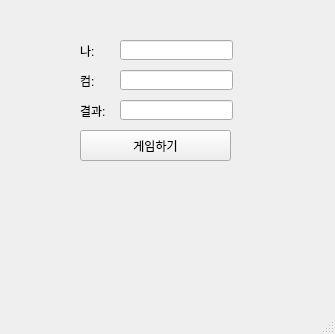
<?xml version="1.0" encoding="UTF-8"?>
<ui version="4.0">
 <class>MainWindow</class>
 <widget class="QMainWindow" name="MainWindow">
  <property name="geometry">
   <rect>
    <x>0</x>
    <y>0</y>
    <width>335</width>
    <height>334</height>
   </rect>
  </property>
  <property name="windowTitle">
   <string>MainWindow</string>
  </property>
  <widget class="QWidget" name="centralwidget">
   <widget class="QPushButton" name="btn">
    <property name="geometry">
     <rect>
      <x>80</x>
      <y>130</y>
      <width>151</width>
      <height>31</height>
     </rect>
    </property>
    <property name="text">
     <string>게임하기</string>
    </property>
   </widget>
   <widget class="QLabel" name="lbl">
    <property name="geometry">
     <rect>
      <x>80</x>
      <y>40</y>
      <width>31</width>
      <height>21</height>
     </rect>
    </property>
    <property name="text">
     <string>나:</string>
    </property>
   </widget>
   <widget class="QLineEdit" name="le_mine">
    <property name="geometry">
     <rect>
      <x>120</x>
      <y>40</y>
      <width>113</width>
      <height>20</height>
     </rect>
    </property>
   </widget>
   <widget class="QLineEdit" name="le_com">
    <property name="geometry">
     <rect>
      <x>120</x>
      <y>70</y>
      <width>113</width>
      <height>20</height>
     </rect>
    </property>
   </widget>
   <widget class="QLineEdit" name="le_result">
    <property name="geometry">
     <rect>
      <x>120</x>
      <y>100</y>
      <width>113</width>
      <height>20</height>
     </rect>
    </property>
   </widget>
   <widget class="QLabel" name="lbl_2">
    <property name="geometry">
     <rect>
      <x>80</x>
      <y>70</y>
      <width>31</width>
      <height>21</height>
     </rect>
    </property>
    <property name="text">
     <string>컴:</string>
    </property>
   </widget>
   <widget class="QLabel" name="lbl_3">
    <property name="geometry">
     <rect>
      <x>80</x>
      <y>100</y>
      <width>31</width>
      <height>21</height>
     </rect>
    </property>
    <property name="text">
     <string>결과:</string>
    </property>
   </widget>
  </widget>
  <widget class="QMenuBar" name="menubar">
   <property name="geometry">
    <rect>
     <x>0</x>
     <y>0</y>
     <width>335</width>
     <height>21</height>
    </rect>
   </property>
  </widget>
  <widget class="QStatusBar" name="statusbar"/>
 </widget>
 <resources/>
 <connections/>
</ui>
